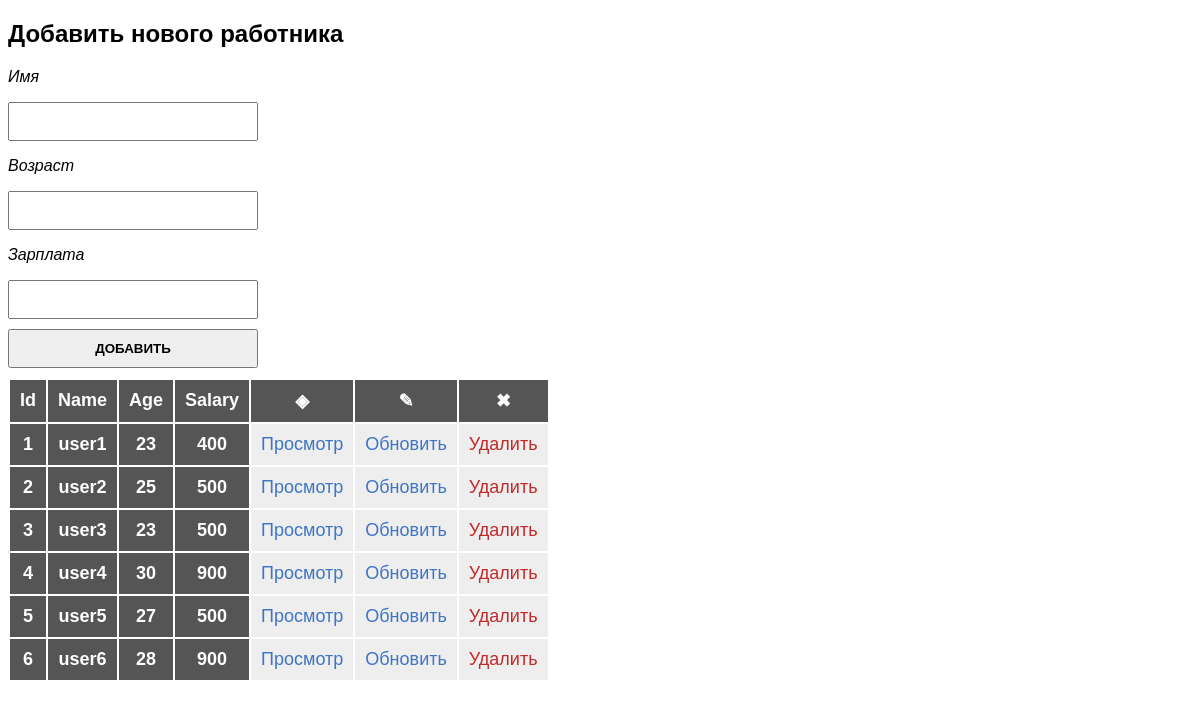
The page / on the database its author committed.
### tables this page shows
CREATE TABLE `users` (
  `id` int NOT NULL,
  `Name` varchar(16) NOT NULL,
  `Age` int NOT NULL,
  `Salary` int NOT NULL
);

### index.php (the view, shortened to what this page needs)
<!DOCTYPE html>
<html lang="en">
<head>
    <link rel="stylesheet" href="style/style.css">
</head>
<body>
    <?php
    $db = new PDO('mysql:host=localhost;dbname=Users', 'root', '');
    $print= $db->query("select * from Users");
    $arr = $print->fetchAll(PDO::FETCH_ASSOC);
 ?>
    <table>
        <tr>
            <th>Id</th>
            <th>Name</th>
            <th>Age</th>
            <th>Salary</th>
            <th>&#9672;</th>
            <th>&#9998;</th>
            <th>&#10006;</th>
        </tr>
        <?php foreach ($arr as $elem): ?>
        <tr>
            <th><?= $elem['id'] ?></th>
            <th><?= $elem['Name'] ?></th>
            <th><?= $elem['Age'] ?></th>
            <th><?= $elem['Salary'] ?></th>
            <td><a href="product.php?id=<?= $product[0] ?>">Просмотр</a></td>
            <td><a href="update.php?id=<?= $product[0] ?>">Обновить</a></td>
            <td><a href="vendor/delete.php?id=<?= $product[0] ?>">Удалить</a></td>
            <?php endforeach;?>
        </tr>
        <h2>Добавить нового работника</h2>
        <form action="/create.php" method="post">
            <p>Имя</p>
            <input type="text" name="Name">
            <p>Возраст</p>
            <input type="text" name="Age">
            <p>Зарплата</p>
            <input type="number" name="Salary">
            <button type="submit">Добавить</button>
        </form>
</body>
</html>

### style/style.css (style rules this page uses)
* { font-family: sans-serif; box-sizing: border-box; }
th, td { font-size: 18px; padding: 10px; }
th { background: #555; color: #fff; }
td { background: #eee; }
a { text-decoration: none; transition: 0.2s ease; color: #3f75c5; }
td:nth-child(7) > a { color: #c22a2a; }
p { font-style: italic; }
input, textarea, button { padding: 10px; display: block; min-height: 30px; width: 250px; margin-bottom: 10px; }
button { text-transform: uppercase; font-weight: bold; cursor: pointer; }

### rows shown on the page
users: id "1", Name "user1", Age "23", Salary "400"
users: id "2", Name "user2", Age "25", Salary "500"
users: id "3", Name "user3", Age "23", Salary "500"
users: id "4", Name "user4", Age "30", Salary "900"
users: id "5", Name "user5", Age "27", Salary "500"
users: id "6", Name "user6", Age "28", Salary "900"
